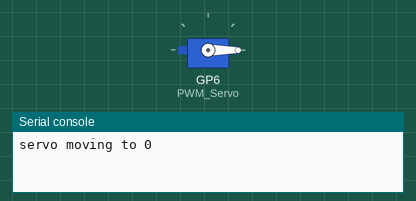
This program was run on a simulated Raspberry Pi Pico running CircuitPython. Shown: servo, the last lines printed to the serial console.

Above: at 0.05 s.
At 2.5 s:
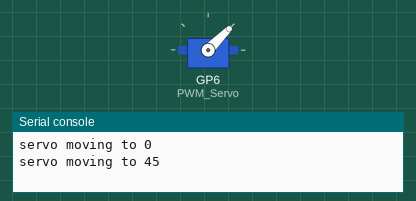
At 5.0 s:
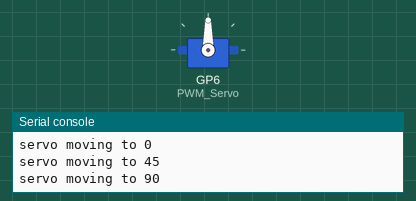
At 10.0 s:
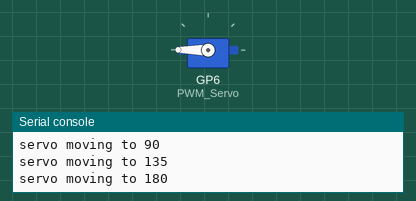
Timing chart, 0 to 13.0 s (numbered marks = the images above):
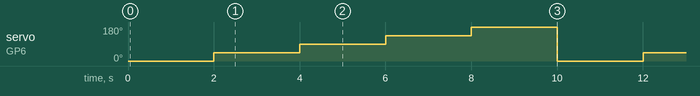

The program:

SERVO_MODULE.py
```python
import board, time
from pwmio import PWMOut
from adafruit_motor import servo

PWM_Servo = PWMOut(board.GP6, frequency=50)
servo = servo.Servo(PWM_Servo, min_pulse=500, max_pulse=2500)

position = [0, 45, 90, 135, 180]

while True:
    for angle in position:
        servo.angle = angle
        print("servo moving to", angle)
        time.sleep(2)


    
```

Measured:
- by itself, servo on GP6 (PWM_Servo): repeats every 10.0 s: 90° 2.0 s, 135° 2.0 s, 180° 2.0 s, 0° 2.0 s, 45° 2.0 s
